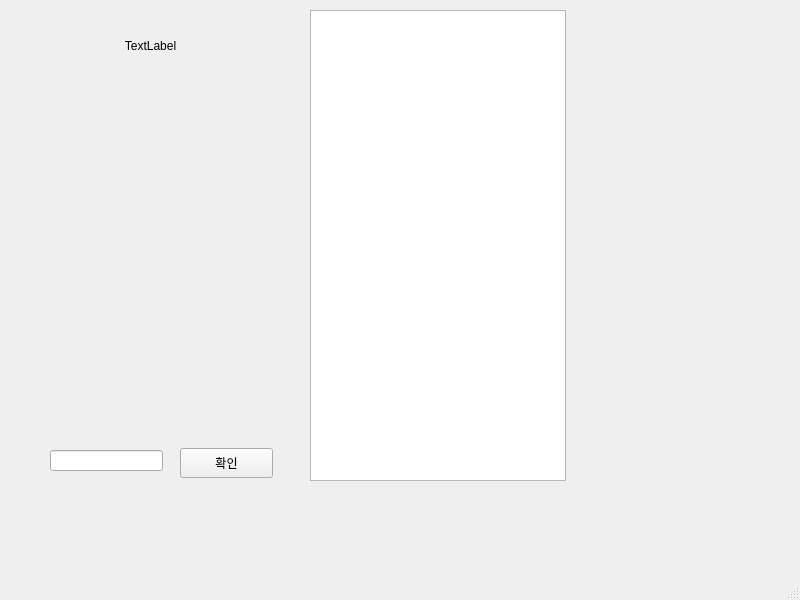
<?xml version="1.0" encoding="UTF-8"?>
<ui version="4.0">
 <class>MainWindow</class>
 <widget class="QMainWindow" name="MainWindow">
  <property name="geometry">
   <rect>
    <x>0</x>
    <y>0</y>
    <width>800</width>
    <height>600</height>
   </rect>
  </property>
  <property name="windowTitle">
   <string>MainWindow</string>
  </property>
  <widget class="QWidget" name="centralwidget">
   <widget class="QPushButton" name="check_button">
    <property name="geometry">
     <rect>
      <x>180</x>
      <y>448</y>
      <width>93</width>
      <height>30</height>
     </rect>
    </property>
    <property name="text">
     <string>확인</string>
    </property>
   </widget>
   <widget class="QLineEdit" name="input_lineedit">
    <property name="geometry">
     <rect>
      <x>50</x>
      <y>450</y>
      <width>113</width>
      <height>21</height>
     </rect>
    </property>
    <property name="maxLength">
     <number>4</number>
    </property>
   </widget>
   <widget class="QTextBrowser" name="result_textbox">
    <property name="geometry">
     <rect>
      <x>310</x>
      <y>10</y>
      <width>256</width>
      <height>471</height>
     </rect>
    </property>
   </widget>
   <widget class="QLabel" name="inning_label">
    <property name="geometry">
     <rect>
      <x>30</x>
      <y>20</y>
      <width>241</width>
      <height>51</height>
     </rect>
    </property>
    <property name="text">
     <string>TextLabel</string>
    </property>
    <property name="alignment">
     <set>Qt::AlignCenter</set>
    </property>
   </widget>
  </widget>
  <widget class="QMenuBar" name="menubar">
   <property name="geometry">
    <rect>
     <x>0</x>
     <y>0</y>
     <width>800</width>
     <height>26</height>
    </rect>
   </property>
  </widget>
  <widget class="QStatusBar" name="statusbar"/>
 </widget>
 <resources/>
 <connections/>
</ui>
